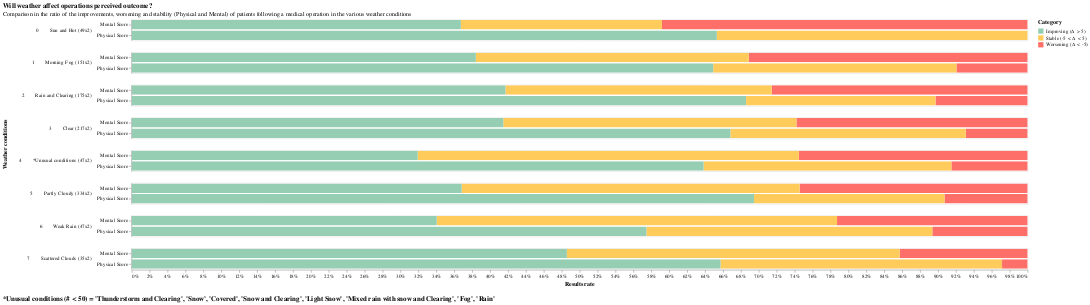

Write notebook code for a chart like this one.
### Code cell
plot_title = alt.TitleParams("Will weather affect operations perceived outcome?", subtitle=["Comparison in the ratio of the improvements, worsening and stability (Physical and Mental) of patients following a medical operation in the various weather conditions"])

barStacked = alt.Chart(df, title=plot_title).mark_bar(
    cornerRadiusTopLeft=2,
    cornerRadiusTopRight=2
).encode(
     x=alt.Y('sum(values):Q',
        axis=alt.Axis(
            grid=False,
            format='%',
            title='Results rate')),
    y=alt.X('c2:N', title=None),
    row=alt.Row('c1:N', title='Weather conditions',header=alt.Header(labelAngle=0,labelAlign='left')),
    color=alt.Color('Category:N',
            scale=alt.Scale(
                range=['#96ceb4','#ffcc5c','#ff6f69'],
            ),
        )
).properties(width=1700)
alt.concat(barStacked,
    title=alt.TitleParams(
        f'*Unusual conditions (# < 50) = {str(unusualCondtitions)[1:-1]}',
        baseline='bottom',
        orient='bottom',
        offset=30,
        anchor='start'
    )
)

### Figure 1 — Vega-Lite specification as saved in the notebook (floating-point values rounded to 4 significant figures)
{"config": {"view": {"continuousWidth": 400, "continuousHeight": 300}}, "concat": [{"mark": {"type": "bar", "cornerRadiusTopLeft": 2, "cornerRadiusTopRight": 2}, "encoding": {"color": {"type": "nominal", "field": "Category", "scale": {"range": ["#96ceb4", "#ffcc5c", "#ff6f69"]}}, "row": {"type": "nominal", "field": "c1", "header": {"labelAlign": "left", "labelAngle": 0}, "title": "Weather conditions"}, "x": {"type": "quantitative", "aggregate": "sum", "axis": {"format": "%", "grid": false, "title": "Results rate"}, "field": "values"}, "y": {"type": "nominal", "field": "c2", "title": null}}, "title": {"text": "Will weather affect operations perceived outcome?", "subtitle": ["Comparison in the ratio of the improvements, worsening and stability (Physical and Mental) of patients following a medical operation in the various weather conditions"]}, "width": 1700}], "data": {"name": "data-57dc20abfcf53bceb9ded5bd3377ccc6"}, "title": {"text": "*Unusual conditions (# < 50) = 'Thunderstorm and Clearing', 'Snow', 'Covered', 'Snow and Clearing', 'Light Snow', 'Mixed rain with snow and Clearing', 'Fog', 'Rain'", "anchor": "start", "baseline": "bottom", "offset": 30, "orient": "bottom"}, "$schema": "https://vega.github.io/schema/vega-lite/v4.8.1.json", "datasets": {"data-57dc20abfcf53bceb9ded5bd3377ccc6": [{"c1": "0       Sun and Hot (49x2)", "c2": "Physical Score", "values": 0.0, "Category": "Worsening (Δ < -5)"}, {"c1": "0       Sun and Hot (49x2)", "c2": "Mental Score", "values": 0.4082, "Category": "Worsening (Δ < -5)"}, {"c1": "1       Morning Fog (151x2)", "c2": "Physical Score", "values": 0.07947, "Category": "Worsening (Δ < -5)"}, {"c1": "1       Morning Fog (151x2)", "c2": "Mental Score", "values": 0.3113, "Category": "Worsening (Δ < -5)"}, {"c1": "2       Rain and Clearing (175x2)", "c2": "Physical Score", "values": 0.1029, "Category": "Worsening (Δ < -5)"}, {"c1": "2       Rain and Clearing (175x2)", "c2": "Mental Score", "values": 0.2857, "Category": "Worsening (Δ < -5)"}, {"c1": "3       Clear (217x2)", "c2": "Physical Score", "values": 0.06912, "Category": "Worsening (Δ < -5)"}, {"c1": "3       Clear (217x2)", "c2": "Mental Score", "values": 0.2581, "Category": "Worsening (Δ < -5)"}, {"c1": "4       *Unusual conditions (47x2)", "c2": "Physical Score", "values": 0.08511, "Category": "Worsening (Δ < -5)"}, {"c1": "4       *Unusual conditions (47x2)", "c2": "Mental Score", "values": 0.2553, "Category": "Worsening (Δ < -5)"}, {"c1": "5       Partly Cloudy (334x2)", "c2": "Physical Score", "values": 0.09281, "Category": "Worsening (Δ < -5)"}, {"c1": "5       Partly Cloudy (334x2)", "c2": "Mental Score", "values": 0.2545, "Category": "Worsening (Δ < -5)"}, {"c1": "6       Weak Rain (47x2)", "c2": "Physical Score", "values": 0.1064, "Category": "Worsening (Δ < -5)"}, {"c1": "6       Weak Rain (47x2)", "c2": "Mental Score", "values": 0.2128, "Category": "Worsening (Δ < -5)"}, {"c1": "7       Scattered Clouds (35x2)", "c2": "Physical Score", "values": 0.02857, "Category": "Worsening (Δ < -5)"}, {"c1": "7       Scattered Clouds (35x2)", "c2": "Mental Score", "values": 0.1429, "Category": "Worsening (Δ < -5)"}, {"c1": "0       Sun and Hot (49x2)", "c2": "Physical Score", "values": 0.3469, "Category": "Stable (-5 < Δ < 5)"}, {"c1": "0       Sun and Hot (49x2)", "c2": "Mental Score", "values": 0.2245, "Category": "Stable (-5 < Δ < 5)"}, {"c1": "1       Morning Fog (151x2)", "c2": "Physical Score", "values": 0.2715, "Category": "Stable (-5 < Δ < 5)"}, {"c1": "1       Morning Fog (151x2)", "c2": "Mental Score", "values": 0.3046, "Category": "Stable (-5 < Δ < 5)"}, {"c1": "2       Rain and Clearing (175x2)", "c2": "Physical Score", "values": 0.2114, "Category": "Stable (-5 < Δ < 5)"}, {"c1": "2       Rain and Clearing (175x2)", "c2": "Mental Score", "values": 0.2971, "Category": "Stable (-5 < Δ < 5)"}, {"c1": "3       Clear (217x2)", "c2": "Physical Score", "values": 0.2627, "Category": "Stable (-5 < Δ < 5)"}, {"c1": "3       Clear (217x2)", "c2": "Mental Score", "values": 0.3272, "Category": "Stable (-5 < Δ < 5)"}, {"c1": "4       *Unusual conditions (47x2)", "c2": "Physical Score", "values": 0.2766, "Category": "Stable (-5 < Δ < 5)"}, {"c1": "4       *Unusual conditions (47x2)", "c2": "Mental Score", "values": 0.4255, "Category": "Stable (-5 < Δ < 5)"}, {"c1": "5       Partly Cloudy (334x2)", "c2": "Physical Score", "values": 0.2126, "Category": "Stable (-5 < Δ < 5)"}, {"c1": "5       Partly Cloudy (334x2)", "c2": "Mental Score", "values": 0.3772, "Category": "Stable (-5 < Δ < 5)"}, {"c1": "6       Weak Rain (47x2)", "c2": "Physical Score", "values": 0.3191, "Category": "Stable (-5 < Δ < 5)"}, {"c1": "6       Weak Rain (47x2)", "c2": "Mental Score", "values": 0.4468, "Category": "Stable (-5 < Δ < 5)"}, {"c1": "7       Scattered Clouds (35x2)", "c2": "Physical Score", "values": 0.3143, "Category": "Stable (-5 < Δ < 5)"}, {"c1": "7       Scattered Clouds (35x2)", "c2": "Mental Score", "values": 0.3714, "Category": "Stable (-5 < Δ < 5)"}, {"c1": "0       Sun and Hot (49x2)", "c2": "Physical Score", "values": 0.6531, "Category": "Improving (Δ > 5)"}, {"c1": "0       Sun and Hot (49x2)", "c2": "Mental Score", "values": 0.3673, "Category": "Improving (Δ > 5)"}, {"c1": "1       Morning Fog (151x2)", "c2": "Physical Score", "values": 0.649, "Category": "Improving (Δ > 5)"}, {"c1": "1       Morning Fog (151x2)", "c2": "Mental Score", "values": 0.3841, "Category": "Improving (Δ > 5)"}, {"c1": "2       Rain and Clearing (175x2)", "c2": "Physical Score", "values": 0.6857, "Category": "Improving (Δ > 5)"}, {"c1": "2       Rain and Clearing (175x2)", "c2": "Mental Score", "values": 0.4171, "Category": "Improving (Δ > 5)"}, {"c1": "3       Clear (217x2)", "c2": "Physical Score", "values": 0.6682, "Category": "Improving (Δ > 5)"}, {"c1": "3       Clear (217x2)", "c2": "Mental Score", "values": 0.4147, "Category": "Improving (Δ > 5)"}, {"c1": "4       *Unusual conditions (47x2)", "c2": "Physical Score", "values": 0.6383, "Category": "Improving (Δ > 5)"}, {"c1": "4       *Unusual conditions (47x2)", "c2": "Mental Score", "values": 0.3191, "Category": "Improving (Δ > 5)"}, {"c1": "5       Partly Cloudy (334x2)", "c2": "Physical Score", "values": 0.6946, "Category": "Improving (Δ > 5)"}, {"c1": "5       Partly Cloudy (334x2)", "c2": "Mental Score", "values": 0.3683, "Category": "Improving (Δ > 5)"}, {"c1": "6       Weak Rain (47x2)", "c2": "Physical Score", "values": 0.5745, "Category": "Improving (Δ > 5)"}, {"c1": "6       Weak Rain (47x2)", "c2": "Mental Score", "values": 0.3404, "Category": "Improving (Δ > 5)"}, {"c1": "7       Scattered Clouds (35x2)", "c2": "Physical Score", "values": 0.6571, "Category": "Improving (Δ > 5)"}, {"c1": "7       Scattered Clouds (35x2)", "c2": "Mental Score", "values": 0.4857, "Category": "Improving (Δ > 5)"}]}}
